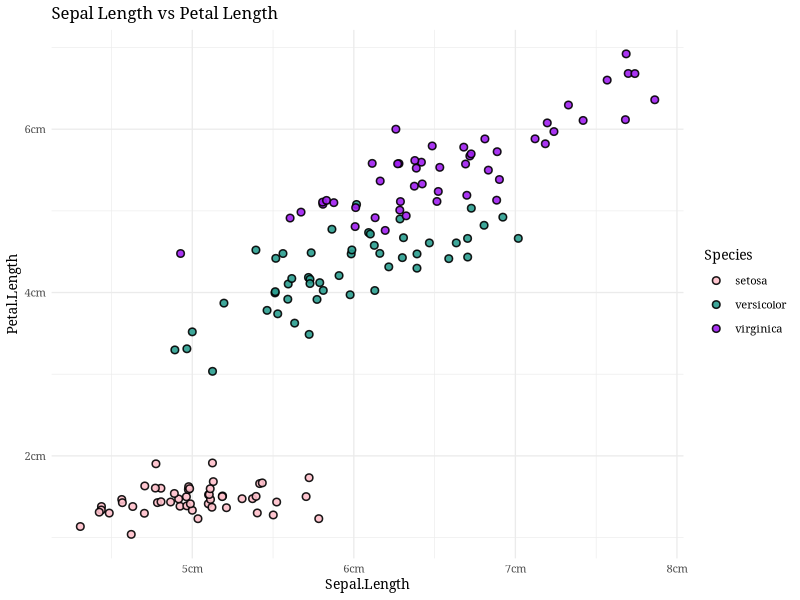

Write R code to recreate this figure.
## ---- chunk 1
library(ggplot2)
## ---- chunk 2
ggplot(iris, aes(x=Sepal.Length, y=Petal.Length)) +
  geom_jitter(aes(fill = Species),
              shape = 21,
              color = "black",
              size = 2,
              stroke = 0.8, #border thickness
              alpha = 0.9) + #transparency
    scale_fill_manual(values = c("setosa" = "pink", 
                                 "versicolor" = "#2A9D8F",
                                 "virginica" = "purple")) +
  scale_x_continuous(labels  = function(x) paste0(x, "cm")) +
  scale_y_continuous(labels = function(x) paste0(x, "cm")) +
  labs(title = "Sepal Length vs Petal Length") +
  theme_minimal(base_size = 10) +
  theme(
    text = element_text(family = "Georgia")
  )
